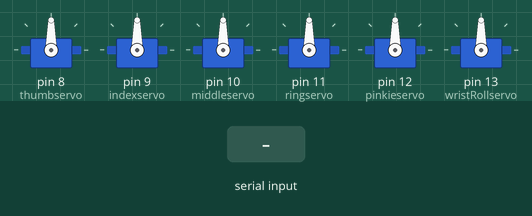
Simulated run of this sketch. Board: Arduino Uno, built with avr-gcc and run on an emulated ATmega328P. Shown: 6 × servo. The inputs (shaded band) are chosen by the test bench.

Above: at 1.2 s.
1.3 s: "90,45\n" received over the second serial link
At 2.5 s:
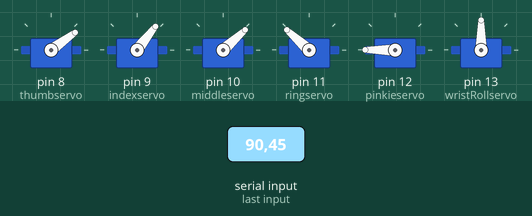
2.8 s: "E90\n" received over the second serial link
At 3.7 s:
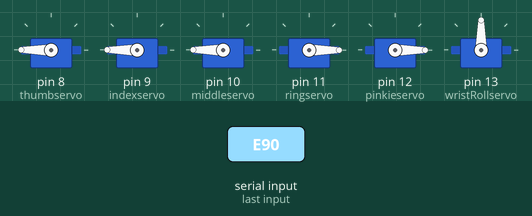
4.3 s: "E,45\n" received over the second serial link
At 4.8 s:
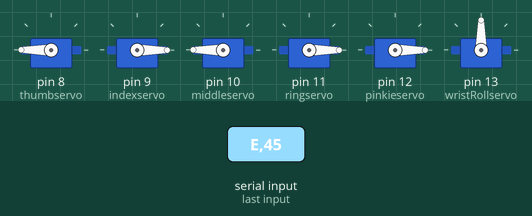
Timing chart, 0 to 7.3 s (numbered marks = the images above; inputs shaded):
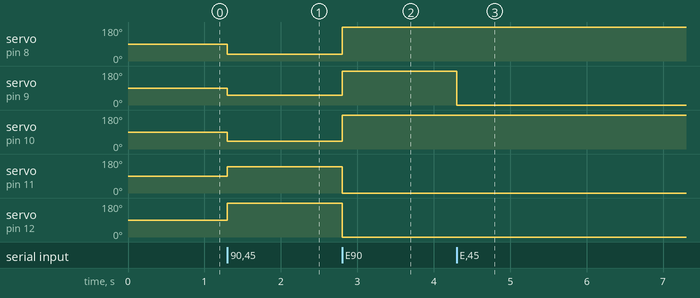

Measured:
- after the input at 1.3 s, servo on pin 8 (thumbservo): 90° → 36° at once; servo on pin 9 (indexservo): 90° → 52° at once; servo on pin 10 (middleservo): 90° → 42° at once; servo on pin 11 (ringservo): 90° → 138° at once; servo on pin 12 (pinkieservo): 90° → 180° at once
- after the input at 2.8 s, servo on pin 8 (thumbservo): 36° → 180° at once; servo on pin 9 (indexservo): 52° → 180° at once; servo on pin 10 (middleservo): 42° → 180° at once; servo on pin 11 (ringservo): 138° → 0° at once; servo on pin 12 (pinkieservo): 180° → 0° at once
- after the input at 4.3 s, servo on pin 9 (indexservo): 180° → 0° at once

The sketch:

hc12_5_fingers_2.ino
```cpp
#include <SoftwareSerial.h>
#include <Servo.h>

SoftwareSerial hc12Serial(2, 3); // RX, TX on board
Servo thumbservo;
Servo indexservo;
Servo middleservo;
Servo ringservo;
Servo pinkieservo;
Servo wristRollservo;

String src_msg = "T0I60M0R0P0E";   //W0E";

int msgThumb = 90;
int msgIndex = 90;
int msgMiddle = 90;
int msgRing = 90;
int msgPinkie = 90;
int msgWristRoll = 90;

int Thumb;
int Index;
int Middle;
int Ring;
int Pinkie;
int WristRoll;

void SerialReceive();

void setup()
{
  Serial.begin(19200);
  hc12Serial.begin(19200);
 // hc12Serial.println("Serial Active");

  thumbservo.attach(8);
  indexservo.attach(9);
  middleservo.attach(10);
  ringservo.attach(11);
  pinkieservo.attach(12);
  wristRollservo.attach(13);
}

void loop()
{
  if (hc12Serial.available() > 0)
  {
    SerialReceive();
    Thumb = map(msgThumb, 50, 100, 180, 0);
    Index = map(msgIndex, 65, 100, 180, 0);
    Middle = map(msgMiddle, 40, 105, 180, 0);
    Ring = map(msgRing, 40, 105, 0, 180);
    Pinkie = map(msgPinkie, 35, 90, 0, 180);
    WristRoll =  map(msgWristRoll, 0, 180, 0, 180);

    thumbservo.write(Thumb);
    indexservo.write(Index);
    middleservo.write(Middle);
    ringservo.write(Ring);
    pinkieservo.write(Pinkie);
  //  wristRollservo.write(WristRoll);
  }
}

void SerialReceive()
{

  char inChar = (char)hc12Serial.read();
  if (inChar != 'E')
  {
    src_msg += inChar;
  }

  if (inChar == 'E')
  { //incoming string =  T # I # M # R # P # X
    src_msg += inChar;
    msgThumb = getSrcValue(src_msg, 'T', 'I');
    msgIndex =   getSrcValue(src_msg, 'I', 'M');
    msgMiddle = getSrcValue(src_msg, 'M', 'R');
    msgRing = getSrcValue(src_msg, 'R', 'P');
    msgPinkie = getSrcValue(src_msg , 'P', 'E');
    msgWristRoll = getSrcValue(src_msg , 'W', 'E');
    src_msg = ""; //clear string awaiting next command

  }
}

int getSrcValue(String src_msg, char c1, char c2)
{
  int c1_pose = src_msg.indexOf(c1);
  int c2_pose = src_msg.indexOf(c2);

  //ERROR HANDLING---------------------
  if (c1_pose > c2_pose)
  {
    int temp = c1_pose;
    c1_pose = c2_pose;
    c2_pose = temp;
  }

  if (c1_pose == -1 || c2_pose == -1)
  {
    return -1;
  }
  //-----------------------------------

  String res = src_msg.substring(c1_pose + 1, c2_pose);
  return atoi(res.c_str());

}
```
